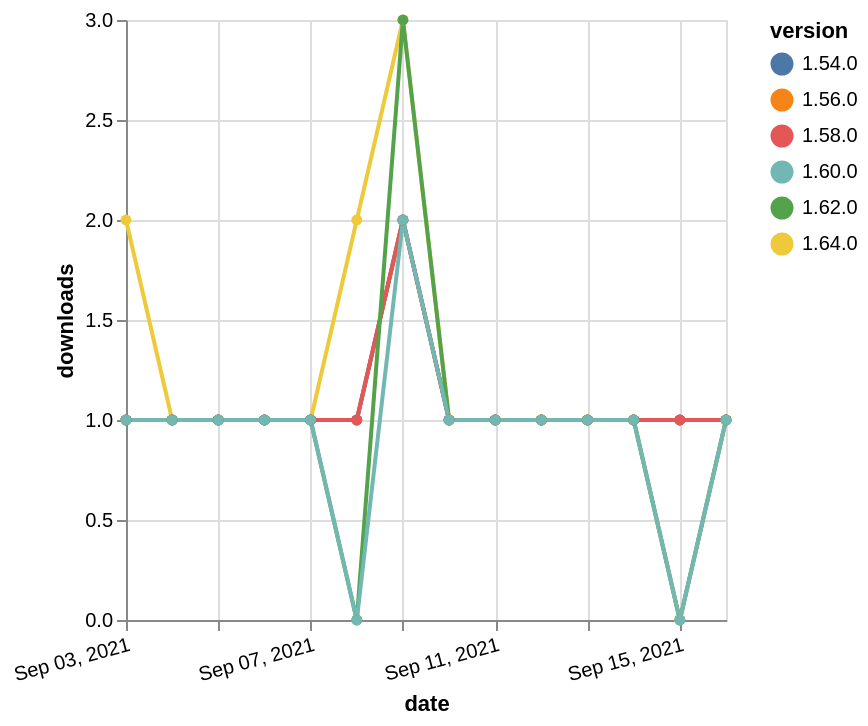

Write the Vega-Lite specification saved for this chart.
### Vega-Lite specification from a JSON file in a GitHub repository (floating-point values rounded to 4 significant figures)
{"$schema": "https://vega.github.io/schema/vega-lite/v5.json", "description": "A simple bar chart with embedded data.", "data": {"values": [{"date": "2021-09-03", "total": 202, "delta": 1, "version": "1.56.0"}, {"date": "2021-09-04", "total": 203, "delta": 1, "version": "1.56.0"}, {"date": "2021-09-05", "total": 204, "delta": 1, "version": "1.56.0"}, {"date": "2021-09-06", "total": 205, "delta": 1, "version": "1.56.0"}, {"date": "2021-09-07", "total": 206, "delta": 1, "version": "1.56.0"}, {"date": "2021-09-08", "total": 207, "delta": 1, "version": "1.56.0"}, {"date": "2021-09-09", "total": 209, "delta": 2, "version": "1.56.0"}, {"date": "2021-09-10", "total": 210, "delta": 1, "version": "1.56.0"}, {"date": "2021-09-11", "total": 211, "delta": 1, "version": "1.56.0"}, {"date": "2021-09-12", "total": 212, "delta": 1, "version": "1.56.0"}, {"date": "2021-09-13", "total": 213, "delta": 1, "version": "1.56.0"}, {"date": "2021-09-14", "total": 214, "delta": 1, "version": "1.56.0"}, {"date": "2021-09-15", "total": 215, "delta": 1, "version": "1.56.0"}, {"date": "2021-09-16", "total": 216, "delta": 1, "version": "1.56.0"}, {"date": "2021-09-03", "total": 126, "delta": 2, "version": "1.64.0"}, {"date": "2021-09-04", "total": 127, "delta": 1, "version": "1.64.0"}, {"date": "2021-09-05", "total": 128, "delta": 1, "version": "1.64.0"}, {"date": "2021-09-06", "total": 129, "delta": 1, "version": "1.64.0"}, {"date": "2021-09-07", "total": 130, "delta": 1, "version": "1.64.0"}, {"date": "2021-09-08", "total": 132, "delta": 2, "version": "1.64.0"}, {"date": "2021-09-09", "total": 135, "delta": 3, "version": "1.64.0"}, {"date": "2021-09-10", "total": 136, "delta": 1, "version": "1.64.0"}, {"date": "2021-09-11", "total": 137, "delta": 1, "version": "1.64.0"}, {"date": "2021-09-12", "total": 138, "delta": 1, "version": "1.64.0"}, {"date": "2021-09-13", "total": 139, "delta": 1, "version": "1.64.0"}, {"date": "2021-09-14", "total": 140, "delta": 1, "version": "1.64.0"}, {"date": "2021-09-15", "total": 140, "delta": 0, "version": "1.64.0"}, {"date": "2021-09-16", "total": 141, "delta": 1, "version": "1.64.0"}, {"date": "2021-09-03", "total": 250, "delta": 1, "version": "1.54.0"}, {"date": "2021-09-04", "total": 251, "delta": 1, "version": "1.54.0"}, {"date": "2021-09-05", "total": 252, "delta": 1, "version": "1.54.0"}, {"date": "2021-09-06", "total": 253, "delta": 1, "version": "1.54.0"}, {"date": "2021-09-07", "total": 254, "delta": 1, "version": "1.54.0"}, {"date": "2021-09-08", "total": 255, "delta": 1, "version": "1.54.0"}, {"date": "2021-09-09", "total": 257, "delta": 2, "version": "1.54.0"}, {"date": "2021-09-10", "total": 258, "delta": 1, "version": "1.54.0"}, {"date": "2021-09-11", "total": 259, "delta": 1, "version": "1.54.0"}, {"date": "2021-09-12", "total": 260, "delta": 1, "version": "1.54.0"}, {"date": "2021-09-13", "total": 261, "delta": 1, "version": "1.54.0"}, {"date": "2021-09-14", "total": 262, "delta": 1, "version": "1.54.0"}, {"date": "2021-09-15", "total": 263, "delta": 1, "version": "1.54.0"}, {"date": "2021-09-16", "total": 264, "delta": 1, "version": "1.54.0"}, {"date": "2021-09-03", "total": 190, "delta": 1, "version": "1.58.0"}, {"date": "2021-09-04", "total": 191, "delta": 1, "version": "1.58.0"}, {"date": "2021-09-05", "total": 192, "delta": 1, "version": "1.58.0"}, {"date": "2021-09-06", "total": 193, "delta": 1, "version": "1.58.0"}, {"date": "2021-09-07", "total": 194, "delta": 1, "version": "1.58.0"}, {"date": "2021-09-08", "total": 195, "delta": 1, "version": "1.58.0"}, {"date": "2021-09-09", "total": 197, "delta": 2, "version": "1.58.0"}, {"date": "2021-09-10", "total": 198, "delta": 1, "version": "1.58.0"}, {"date": "2021-09-11", "total": 199, "delta": 1, "version": "1.58.0"}, {"date": "2021-09-12", "total": 200, "delta": 1, "version": "1.58.0"}, {"date": "2021-09-13", "total": 201, "delta": 1, "version": "1.58.0"}, {"date": "2021-09-14", "total": 202, "delta": 1, "version": "1.58.0"}, {"date": "2021-09-15", "total": 203, "delta": 1, "version": "1.58.0"}, {"date": "2021-09-16", "total": 204, "delta": 1, "version": "1.58.0"}, {"date": "2021-09-03", "total": 189, "delta": 1, "version": "1.62.0"}, {"date": "2021-09-04", "total": 190, "delta": 1, "version": "1.62.0"}, {"date": "2021-09-05", "total": 191, "delta": 1, "version": "1.62.0"}, {"date": "2021-09-06", "total": 192, "delta": 1, "version": "1.62.0"}, {"date": "2021-09-07", "total": 193, "delta": 1, "version": "1.62.0"}, {"date": "2021-09-08", "total": 193, "delta": 0, "version": "1.62.0"}, {"date": "2021-09-09", "total": 196, "delta": 3, "version": "1.62.0"}, {"date": "2021-09-10", "total": 197, "delta": 1, "version": "1.62.0"}, {"date": "2021-09-11", "total": 198, "delta": 1, "version": "1.62.0"}, {"date": "2021-09-12", "total": 199, "delta": 1, "version": "1.62.0"}, {"date": "2021-09-13", "total": 200, "delta": 1, "version": "1.62.0"}, {"date": "2021-09-14", "total": 201, "delta": 1, "version": "1.62.0"}, {"date": "2021-09-15", "total": 201, "delta": 0, "version": "1.62.0"}, {"date": "2021-09-16", "total": 202, "delta": 1, "version": "1.62.0"}, {"date": "2021-09-03", "total": 164, "delta": 1, "version": "1.60.0"}, {"date": "2021-09-04", "total": 165, "delta": 1, "version": "1.60.0"}, {"date": "2021-09-05", "total": 166, "delta": 1, "version": "1.60.0"}, {"date": "2021-09-06", "total": 167, "delta": 1, "version": "1.60.0"}, {"date": "2021-09-07", "total": 168, "delta": 1, "version": "1.60.0"}, {"date": "2021-09-08", "total": 168, "delta": 0, "version": "1.60.0"}, {"date": "2021-09-09", "total": 170, "delta": 2, "version": "1.60.0"}, {"date": "2021-09-10", "total": 171, "delta": 1, "version": "1.60.0"}, {"date": "2021-09-11", "total": 172, "delta": 1, "version": "1.60.0"}, {"date": "2021-09-12", "total": 173, "delta": 1, "version": "1.60.0"}, {"date": "2021-09-13", "total": 174, "delta": 1, "version": "1.60.0"}, {"date": "2021-09-14", "total": 175, "delta": 1, "version": "1.60.0"}, {"date": "2021-09-15", "total": 175, "delta": 0, "version": "1.60.0"}, {"date": "2021-09-16", "total": 176, "delta": 1, "version": "1.60.0"}]}, "width": "container", "mark": {"type": "line", "point": {"filled": true}}, "encoding": {"x": {"field": "date", "type": "temporal", "timeUnit": "yearmonthdate", "title": "date", "axis": {"labelAngle": -15}}, "y": {"field": "delta", "type": "quantitative", "title": "downloads"}, "color": {"field": "version", "type": "nominal"}, "tooltip": {"field": "delta"}}}
